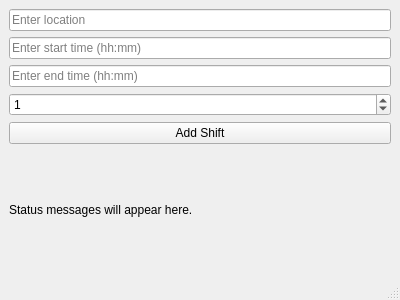
<?xml version="1.0" encoding="UTF-8"?>
<ui version="4.0">
 <class>MainWindow</class>
 <widget class="QMainWindow" name="MainWindow">
  <property name="geometry">
   <rect>
    <x>0</x>
    <y>0</y>
    <width>400</width>
    <height>300</height>
   </rect>
  </property>
  <property name="windowTitle">
   <string>Shift Manager</string>
  </property>
  <widget class="QWidget" name="centralwidget">
   <layout class="QVBoxLayout" name="verticalLayout">
    <item>
     <widget class="QLineEdit" name="locationEdit">
      <property name="placeholderText">
       <string>Enter location</string>
      </property>
     </widget>
    </item>
    <item>
     <widget class="QLineEdit" name="startTimeEdit">
      <property name="placeholderText">
       <string>Enter start time (hh:mm)</string>
      </property>
     </widget>
    </item>
    <item>
     <widget class="QLineEdit" name="endTimeEdit">
      <property name="placeholderText">
       <string>Enter end time (hh:mm)</string>
      </property>
     </widget>
    </item>
    <item>
     <widget class="QSpinBox" name="employeeSpinBox">
      <property name="maximum">
       <number>100</number>
      </property>
      <property name="value">
       <number>1</number>
      </property>
     </widget>
    </item>
    <item>
     <widget class="QPushButton" name="addShiftButton">
      <property name="text">
       <string>Add Shift</string>
      </property>
     </widget>
    </item>
    <item>
     <widget class="QLabel" name="statusLabel">
      <property name="text">
       <string>Status messages will appear here.</string>
      </property>
     </widget>
    </item>
   </layout>
  </widget>
  <widget class="QMenuBar" name="menubar"/>
  <widget class="QStatusBar" name="statusbar"/>
 </widget>
 <resources/>
 <connections/>
</ui>
